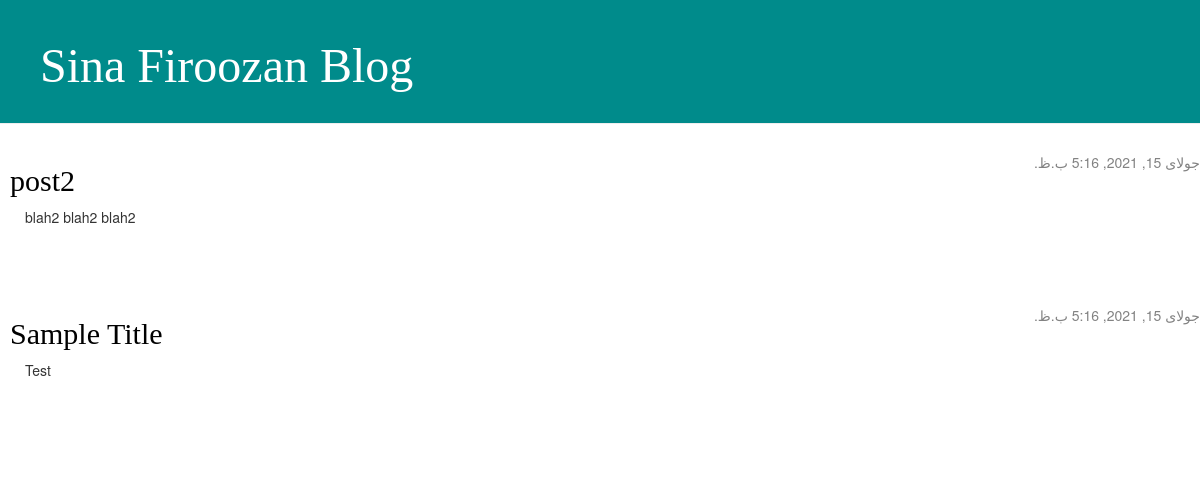
The app's page /, older data.
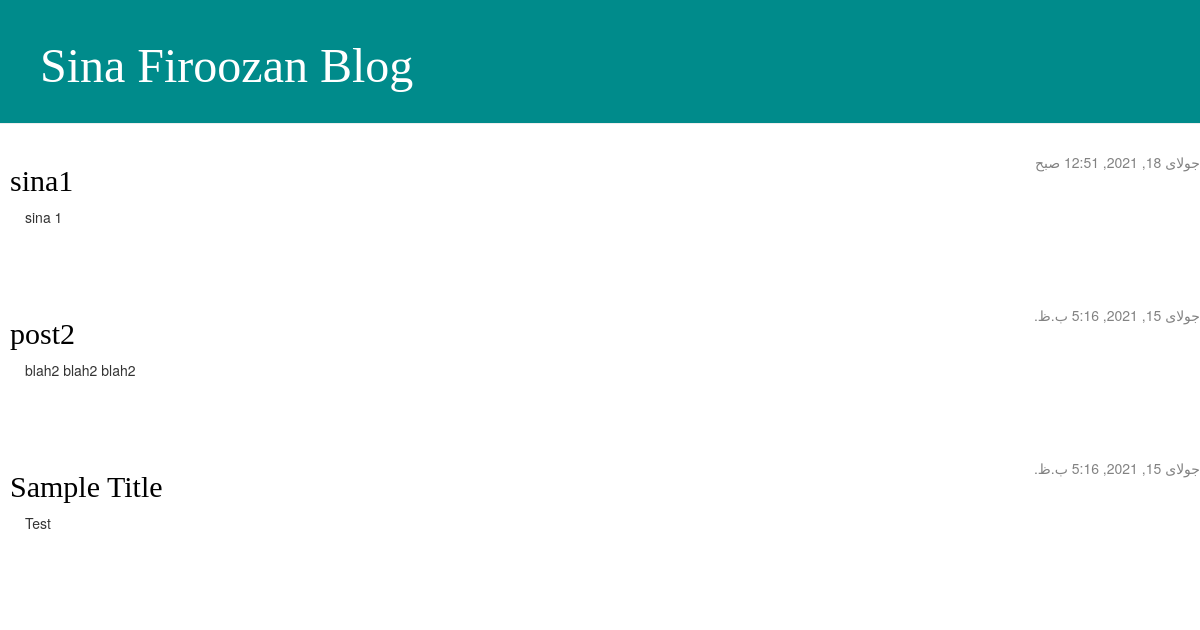
The same page, newer data.
### root/models.py (models this page shows, shortened)
class Post(models.Model):
    author = models.ForeignKey('auth.User', on_delete=models.CASCADE)
    title = models.CharField(max_length=200)
    text = models.TextField()
    created_date = models.DateTimeField(
            default=timezone.now)
    published_date = models.DateTimeField(
            blank=True, null=True)

### root/views.py (the view)
# urls.py: path('', views.post_list, name='post_list'),
def post_list(request):
    posts = models.Post.objects.filter(published_date__lte=timezone.now()).order_by('-published_date')
    return render(request, 'root/post_list.html', {'posts': posts})

### root/templates/root/post_list.html
{% extends 'root/base.html' %}
{% block content %}
    {% for post in posts %}
        <div class="post">
            <div class="row row-p">
                <h2 style="width: 650px;"><a href="{% url 'post_detail' pk=post.pk %}">{{ post.title }}</a></h2>
                <div class="mid-d"></div>
                <div class="date">
                    {{ post.published_date }}
                </div>
            </div>
            <p>{{ post.text|linebreaksbr }}</p>
        </div>
    {% endfor %}
{% endblock %}

### root/templates/root/base.html (shortened to what this page needs)
{% load static %}
<html>
    <head>
        <link rel="stylesheet" href="//maxcdn.bootstrapcdn.com/bootstrap/3.2.0/css/bootstrap.min.css">
        <link rel="stylesheet" href="//maxcdn.bootstrapcdn.com/bootstrap/3.2.0/css/bootstrap-theme.min.css">
        <link rel="stylesheet" href="{% static 'css/blog.css' %}">
    </head>
    <body>
    <div class="page-header d-flex">
        <h1><a href="/">Sina Firoozan Blog</a></h1>
    </div>
    <div class="content">
        <div class="row">
            <div>
            {% block content %}
            {% endblock %}
            </div>
        </div>
    </div>
    </body>
</html>

### root/static/css/blog.css (style rules this page uses)
.page-header { background-color: #008B8B; margin-top: 0; padding: 20px 20px 20px 40px; }
.page-header h1, .page-header h1 a, .page-header h1 a:visited, .page-header h1 a:active { color: #ffffff; font-size: 36pt; text-decoration: none; }
.content { margin-left: 40px; }
h1, h2, h3, h4 { font-family: 'Lobster', cursive; }
.date { color: #828282; width: 350px; direction: rtl; padding-top: 8px; }
.post { margin-bottom: 70px; }
.post h2 a, .post h2 a:visited { color: #000000; }
.row-p { display: flex; width: 100%; }
.mid-d { width: 100%; }

Row changes from the older to the newer data that the page shows:
added Post: title "sina1", published_date "جولای 18, 2021, 12:51 صبح", text "sina 1"
